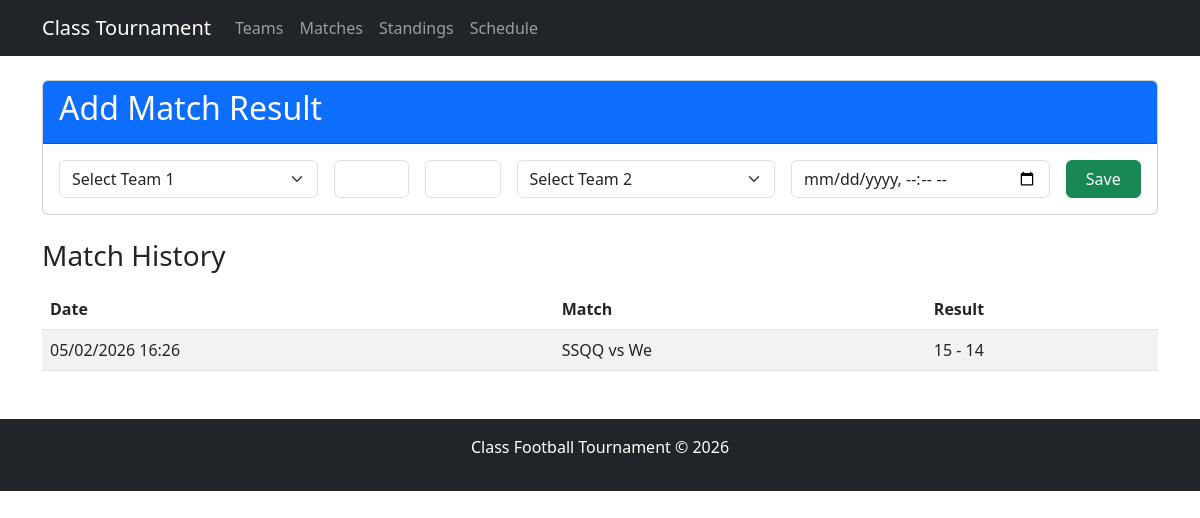
The app's page /matches.php with its own data.
### tables this page shows
CREATE TABLE `matches` (
  `id` int(11) NOT NULL,
  `team1_id` int(11) NOT NULL,
  `team2_id` int(11) NOT NULL,
  `team1_goals` int(11) NOT NULL,
  `team2_goals` int(11) NOT NULL,
  `match_date` datetime NOT NULL
);

CREATE TABLE `teams` (
  `id` int(11) NOT NULL,
  `class_name` varchar(50) NOT NULL,
  `points` int(11) DEFAULT 0,
  `goals_scored` int(11) DEFAULT 0,
  `goals_conceded` int(11) DEFAULT 0
);

### matches.php (the view, shortened to what this page needs)
<?php
include 'includes/header.php';
?>
<div class="card mb-4">
    <div class="card-header bg-primary text-white">
        <h2>Add Match Result</h2>
    </div>
    <div class="card-body">
        <form method="post" class="row g-3">
            <div class="col-md-3">
                <select class="form-select" name="team1" required>
                    <option value="">Select Team 1</option>
                </select>
            </div>
            <div class="col-md-1">
                <input type="number" class="form-control" name="team1_goals" min="0" required>
            </div>
            <div class="col-md-1">
                <input type="number" class="form-control" name="team2_goals" min="0" required>
            </div>
            <div class="col-md-3">
                <select class="form-select" name="team2" required>
                    <option value="">Select Team 2</option>
                </select>
            </div>
            <div class="col-md-3">
                <input type="datetime-local" class="form-control" name="match_date" required>
            </div>
            <div class="col-md-1">
                <button type="submit" name="add_match" class="btn btn-success w-100">
                    Save
                </button>
            </div>
        </form>
    </div>
</div>
<h3 class="mb-3">Match History</h3>
<table class="table table-striped">
    <thead>
        <tr>
            <th>Date</th>
            <th>Match</th>
            <th>Result</th>
        </tr>
    </thead>
    <tbody>
        <?php
        $matches = $pdo->query("
            SELECT m.*,
                   t1.class_name AS team1_name,
                   t2.class_name AS team2_name
            FROM matches m
            JOIN teams t1 ON m.team1_id = t1.id
            JOIN teams t2 ON m.team2_id = t2.id
            ORDER BY m.match_date DESC
        ")->fetchAll();
        foreach ($matches as $match):
        ?>
            <tr>
                <td><?= date('d/m/Y H:i', strtotime($match['match_date'])) ?></td>
                <td>
                    <?= htmlspecialchars($match['team1_name']) ?>
                    vs
                    <?= htmlspecialchars($match['team2_name']) ?>
                </td>
                <td>
                    <?= $match['team1_goals'] ?> - <?= $match['team2_goals'] ?>
                </td>
            </tr>
        <?php endforeach; ?>
    </tbody>
</table>
<?php include 'includes/footer.php'; ?>

### records on screen
matches: match_date "05/02/2026 16:26", team1.class_name "SSQQ", team2.class_name "We", team1_goals "15", team2_goals "14"
